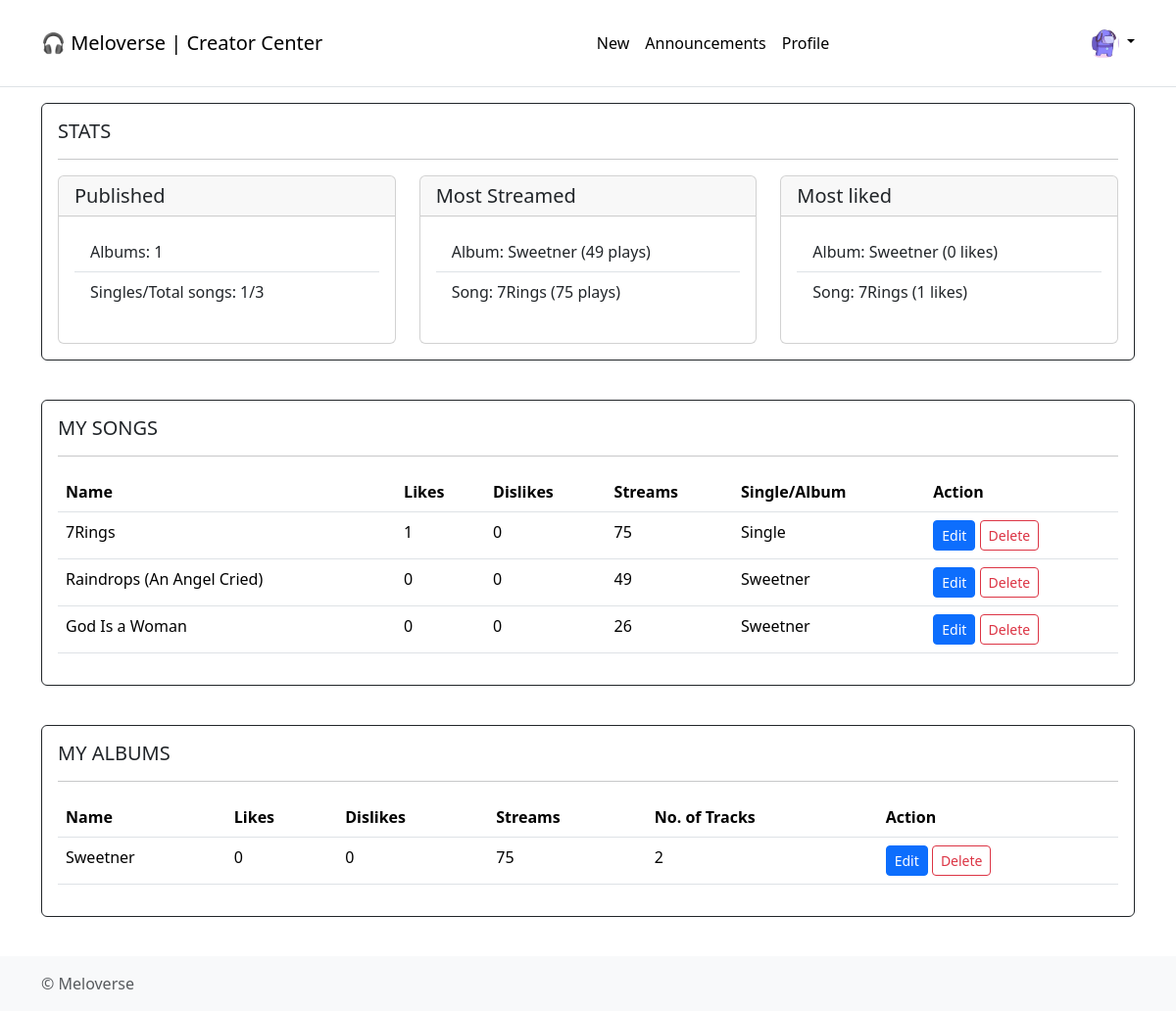
The app's page /creator_center/1/ (signed in), older data.
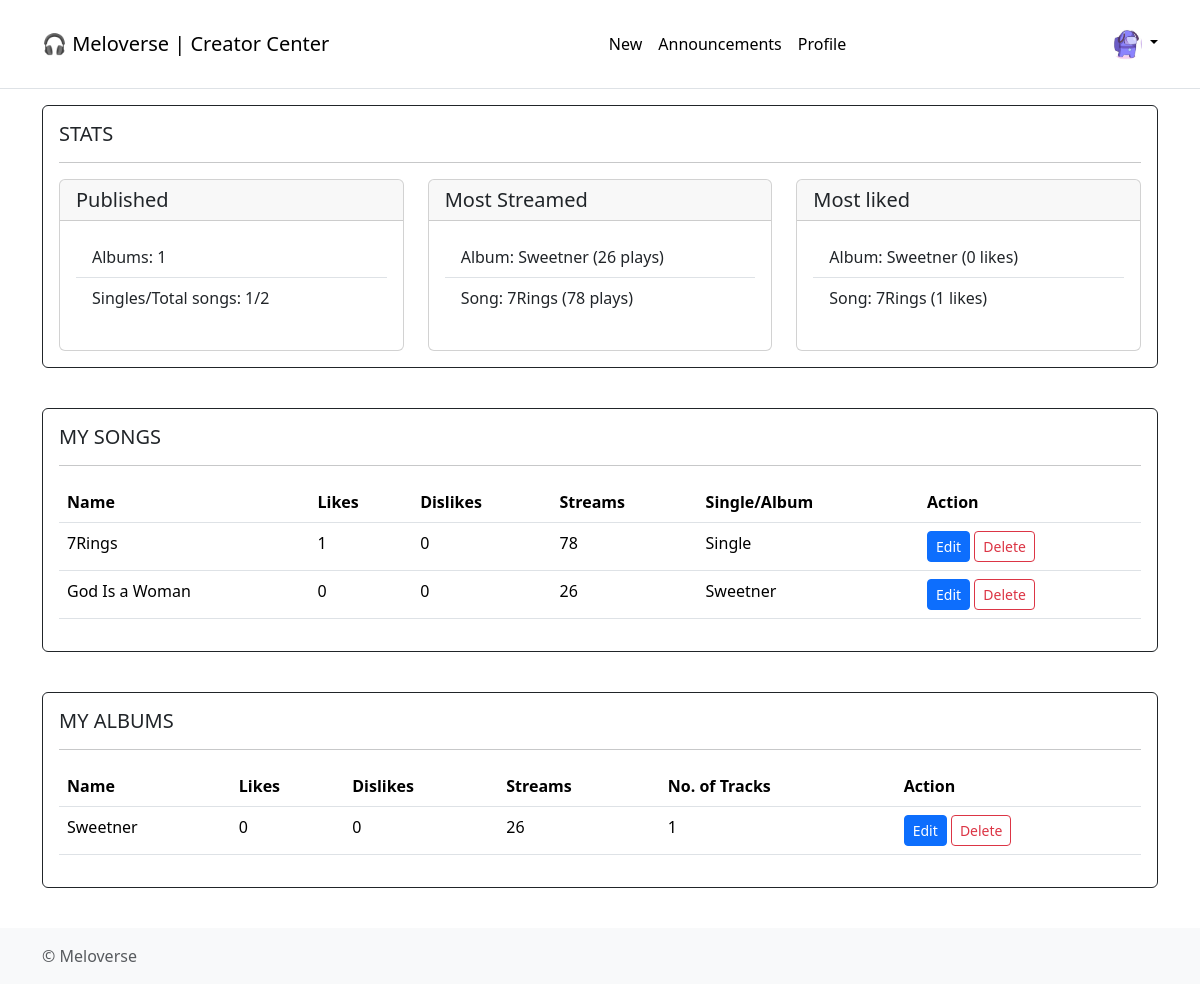
The same page, newer data.
### application/models.py (models this page shows)
class Creator(db.Model):
    __tablename__ = "creator"
    creator_id = db.Column(db.Integer, db.ForeignKey("users.id"), primary_key=True)
    creator_name = db.Column(db.String, db.ForeignKey("users.username"))
    creator_email = db.Column(db.String, db.ForeignKey("users.email"))
    bio = db.Column(db.String)
    no_of_singles = db.Column(db.Integer, default=0)
    no_of_albums = db.Column(db.Integer, default=0)
    songs_published = db.Column(db.Integer, default=0)
    followers = db.Column(db.Integer, default=0)

class Album(db.Model):
    __tablename__ = "album"
    album_id = db.Column(db.Integer, autoincrement=True, primary_key=True)
    creator_id = db.Column(db.String, db.ForeignKey("creator.creator_id"))
    album_name = db.Column(db.String, nullable=False)
    release_year = db.Column(db.String)
    genre = db.Column(db.String)
    description = db.Column(db.String)
    no_of_tracks = db.Column(db.Integer, default=0)
    date_created = db.Column(db.Date)

class Tracks(db.Model):
    __tablename__ = "tracks"
    track_id = db.Column(db.Integer, primary_key=True, autoincrement=True)
    track_name = db.Column(db.String, nullable=False)
    artists = db.Column(db.String)
    creator_id = db.Column(db.String, db.ForeignKey("creator.creator_name"))
    track_file = db.Column(db.String, nullable=False)
    genre = db.Column(db.String)
    lyrics = db.Column(db.String)
    duration = db.Column(db.String)
    date_created = db.Column(db.Date)
    album_id = db.Column(db.Integer, default=0)
    likes = db.Column(db.Integer, default=0)
    dislikes = db.Column(db.Integer, default=0)
    plays = db.Column(db.Integer, default=0)

### application/app_controllers/users.py (the view, shortened to what this page needs)
@user.route("creator_center/<user>/", methods=["GET", "POST"])
@login_required
def creator_dashboard(user):
    creator = Creator.query.filter_by(creator_id=current_user.id).first()
    id = current_user.id
    albums = Album.query.filter_by(creator_id=id).all()
    singles = Tracks.query.filter_by(creator_id=id, album_id=0).all()
    songs = (
        db.session.query(Tracks, Album.album_name)
        .join(Album, Tracks.album_id == Album.album_id)
        .filter(Tracks.creator_id == id)
        .all()
    )
    singles_published = creator.no_of_singles
    albums_published = creator.no_of_albums
    status = any([singles_published, albums_published])
    most_liked_song = (
        Tracks.query.filter_by(creator_id=id).order_by(Tracks.likes.desc()).first()
    )
    most_liked_album = (
        db.session.query(Album.album_name, func.max(Tracks.likes).label("likes"))
        .join(Tracks, Album.album_id == Tracks.album_id)
        .join(Creator, Album.creator_id == id)
        .filter(Creator.creator_id == id)
        .group_by(Album.album_id)
        .order_by(func.max(Tracks.likes).desc())
        .first()
    )
    most_played_song = (
        Tracks.query.filter_by(creator_id=current_user.id)
        .order_by(Tracks.plays.desc())
        .first()
    )
    most_played_album = (
        db.session.query(Album.album_name, func.max(Tracks.plays).label("plays"))
        .join(Tracks, Album.album_id == Tracks.album_id)
        .join(Creator, Album.creator_id == id)
        .filter(Creator.creator_id == id)
        .group_by(Album.album_id)
        .order_by(func.max(Tracks.plays).desc())
        .first()
    )
    tracks_alias = aliased(Tracks)
    album_obj = (
        db.session.query(
            Album,
            db.func.sum(tracks_alias.plays).label("total_plays"),
            db.func.sum(tracks_alias.likes).label("total_likes"),
            db.func.sum(tracks_alias.dislikes).label("total_dislikes"),
        )
        .join(tracks_alias, Album.album_id == tracks_alias.album_id)
        .join(Creator, Album.creator_id == Creator.creator_id)
        .filter(Creator.creator_id == id)
        .group_by(
            Album.album_id,
            Album.album_name,
            Album.release_year,
            Album.genre,
            Album.description,
            Album.no_of_tracks,
        )
        .all()
    )
    return render_template(
        "creator/creator_center.html",
        status=status,
        creator=creator,
        singles=singles,
        songs=songs,
        albums=albums,
        most_liked_song=most_liked_song,
        most_liked_album=most_liked_album,
        most_played_song=most_played_song,
        most_played_album=most_played_album,
        songs_published=singles_published,
        albums_published=albums_published,
        album_obj=album_obj,
    )

### application/app_controllers/auth.py (called while the page is built)
@login_manager.user_loader
def loader_user(user_id):
    return Users.query.get(user_id)

### templates/creator/creator_center.html (shortened to what this page needs)
{% extends './base.html' %}
{% block head %}
<link rel="stylesheet" href="{{ url_for('static', filename='styles/headerfooter.css') }}">
{% endblock %}
{% block navbar %}
<header class="py-3 mb-3 border-bottom">
  <nav class="navbar navbar-expand">
    <div class="container">
      <a href="{{ url_for('user.creator_dashboard', user=current_user.username) }}"
        class="navbar-brand link-body-emphasis">
        🎧 Meloverse | Creator Center
      </a>
      <ul class="nav">
        <li class="nav-item"><a href="{{ url_for('user.new', user=current_user.username) }}"
            class="nav-link px-2 link-body-emphasis">New</a></li>
        <li class="nav-item"><a href="{{ url_for('user.announcement', user=current_user.username)}}"
            class="nav-link px-2 link-body-emphasis">Announcements</a></li>
        <li class="nav-item"><a href="{{ url_for('user.profile', user=current_user.username)}}"
            class="nav-link px-2 link-body-emphasis">Profile</a></li>
      </ul>
      <div class="dropdown text-end">
        <a href="#" class="d-block link-body-emphasis text-decoration-none dropdown-toggle" data-bs-toggle="dropdown"
          aria-expanded="false">
          <img src="{{ url_for('static', filename='avatar3.jpg') }}" alt="mdo" width="32" height="32"
            class="rounded-circle">
        </a>
      </div>
    </div>
  </nav>
</header>
{% endblock %}
{% block body %}
<main class="flex-shrink-0">
  <div class="container">
    <section>
      {% if status==False %}
      <h3>Release an album or single to view this page</h3>
      <a href="{{ url_for('user.new', user=current_user.username) }}">Go to Release song/album page</a>
      <pre class="text-end">
                                          ⠀⠀⠀⠀⠀⠀⠀⠀⠀⠀⠀⠀⠀⠀⠀⠀⠀⠀⠀⠀⠀⠀⠀⠀⣠⣠⣀⢤⣖⣲⣦⣄⠀⠀⢀⡠⠀⠀⠀⠀⠀⠀⠀⠀⠀⠀⠀⠀⠀⠀⠀⠀⠀⠀⠀⠀⠀⠀⠀⠀
                                          ⠀⠀⠀⠀⠀⠀⠀⠀⠀⠀⠀⠀⠀⠀⠀⠀⠀⠀⠀⠀⢀⢤⣤⣄⠻⡽⣺⣭⣿⡽⣾⣭⢿⣷⣉⠂⣿⠤⣄⣀⠀⠀⠀⠀⠀⠀⠀⠀⠀⠀⠀⠀⠀⠀⠀⠀⠀⠀⠀⠀
                                          ⠀⠀⠀⠀⠀⠀⠀⠀⠀⠀⠀⠀⠀⠀⠀⠀⠀⠀⠀⠀⣼⢿⣭⣏⣿⣷⣿⣿⣿⣽⣳⣾⣯⣿⣿⣏⣯⡴⣏⡆⢠⠀⠀⠀⠀⠀⠀⠀⠀⠀⠀⠀⠀⠀⠀⠀⠀⠀⠀⠀
                                          ⠀⠀⠀⠀⠀⠀⠀⠀⠀⠀⠀⠀⠀⠀⠀⠀⠀⠀⢠⣝⣯⢞⣿⡿⢿⠻⠛⡭⢛⠳⢋⠝⡩⢟⠻⣿⣟⣿⡿⣜⡍⡶⡀⠀⠀⠀⠀⠀⠀⠀⠀⠀⠀⠀⠀⠀⠀⠀⠀⠀
                                          ⠀⠀⠀⠀⠀⠀⠀⠀⠀⠀⠀⠀⠀⠀⠀⠀⠀⢀⣾⣿⣿⡏⠧⡙⠌⡡⠡⠐⡈⠄⡁⢂⠐⡈⡑⠢⣍⠻⣿⣿⣞⡷⣽⠂⠀⠀⠀⠀⠀⠀⠀⠀⠀⠀⠀⠀⠀⠀⠀⠀
                                          ⠀⠀⠀⠀⠀⠀⠀⠀⠀⠀⠀⠀⠀⠀⠀⠀⢰⣾⣿⢞⡷⡈⢆⠑⡈⠄⡁⢂⠐⠠⠐⢀⠂⠡⣈⠱⢠⠓⡜⣿⣺⣽⣿⣳⠆⠀⠀⠀⠀⠀⠀⠀⠀⠀⠀⠀⠀⠀⠀⠀
                                          ⠀⠀⠀⠀⠀⠀⠀⠀⠀⠀⠀⠀⠀⠀⠀⠀⢘⣿⣿⣟⠦⡑⢂⠡⠌⡐⢀⠂⠌⠐⢈⠠⠈⠔⡠⢑⢢⠩⡜⣱⣿⣿⣯⠑⠀⠀⠀⠀⠀⠀⠀⠀⠀⠀⠀⠀⠀⠀⠀⠀
                                          ⠀⠀⠀⠀⠀⠀⠀⠀⠀⠀⠀⠀⠀⠀⠀⠀⢸⣿⣿⢏⠢⡑⣌⠶⣱⣎⢦⠘⠠⢈⠀⠄⡱⣸⢴⣣⣌⡒⢡⢛⣾⣿⡧⠀⠀⠀⠀⠀⠀⠀⠀⠀⠀⠀⠀⠀⠀⠀⠀⠀
                                          ⠀⠀⠀⠀⠀⠀⠀⠀⠀⠀⠀⠀⠀⠀⠀⠀⢸⣷⣿⠂⡱⢰⠉⡎⡤⣌⢆⣫⡑⢂⠸⣰⠱⢍⠛⡉⠯⣝⢢⢉⣾⣟⣿⠀⠀⠀⠀⠀⠀⠀⠀⠀⠀⠀⠀⠀⠀⠀⠀⠀
                                          ⠀⠀⠀⠀⠀⠀⠀⠀⠀⠀⠀⠀⠀⠀⠀⠀⢘⣳⢯⠐⡡⠊⡝⢋⠄⢓⠛⠤⡑⢂⠰⣍⠚⡀⢛⡾⢷⣌⠣⢢⢽⣿⠏⠀⠀⠀⠀⠀⠀⠀⠀⠀⠀⠀⠀⠀⠀⠀⠀⠀
                                          ⠀⠀⠀⠀⠀⠀⠀⠀⠀⠀⠀⠀⠀⠀⠀⠀⠠⠘⣯⠂⠅⠂⠌⠠⠈⠠⠈⠔⡀⠂⠰⠌⡑⠠⠒⠘⢂⠌⡂⢇⣾⣟⠣⠀⠀⠀⠀⠀⠀⠀⠀⠀⠀⠀⠀⠀⠀⠀⠀⠀
                                          ⠀⠀⠀⠀⠀⠀⠀⠀⠀⠀⠀⠀⠀⠀⠀⠀⠠⢁⠏⡘⢌⠰⢀⠂⠌⠄⡙⠲⢄⢣⠼⡴⣈⠆⠈⡐⠀⢆⠱⡌⢾⢡⠃⠀⠀⠀⠀⠀⠀⠀⠀⠀⠀⠀⠀⠀⠀⠀⠀⠀
                                          ⠀⠀⠀⠀⠀⠀⠀⠀⠀⠀⠀⠀⠀⠀⠀⠀⠀⢌⠢⢍⠢⡑⢢⠙⡈⠔⣈⠅⢂⢂⠘⡄⢣⡘⠤⡐⡉⢆⠳⡘⢬⢃⠆⠀⠀⠀⠀⠀⠀⠀⠀⠀⠀⠀⠀⠀⠀⠀⠀⠀
                                          ⠀⠀⠀⠀⠀⠀⠀⠀⠀⠀⠀⠀⠀⠀⠀⠀⠠⢈⠒⡌⠤⠑⡀⢓⠚⠫⢌⡘⠂⠚⠘⡘⢦⣕⢢⠡⡙⣌⠣⡝⢢⠍⠀⠀⠀⠀⠀⠀⠀⠀⠀⠀⠀⠀⠀⠀⠀⠀⠀⠀
                                          ⠀⠀⠀⠀⠀⠀⠀⠀⠀⠀⠀⠀⠀⠀⠀⠀⠀⠀⠘⡤⢃⠜⡠⢂⠌⡑⠢⢐⠃⡚⠴⢩⠖⡌⠢⡐⡱⢠⠓⣜⠣⠎⠀⠀⠀⠀⠀⠀⠀⠀⠀⠀⠀⠀⠀⠀⠀⠀⠀⠀
                                          ⠀⠀⠀⠀⠀⠀⠀⠀⠀⠀⠀⠀⠀⠀⠀⠀⠀⠀⠀⠱⣩⢒⡱⢌⠢⢄⡁⢂⠐⡠⢃⠢⡘⢄⠣⣜⡡⢇⡻⣌⠓⠈⠀⠀⠀⠀⠀⠀⠀⠀⠀⠀⠀⠀⠀⠀⠀⠀⠀⠀
                                          ⠀⠀⠀⠀⠀⠀⠀⠀⠀⠀⠀⠀⠀⠀⠀⠀⠀⠀⠀⠀⢡⢏⡜⣎⠳⣦⢜⡤⢣⢔⣢⠱⣍⣮⢳⡼⣹⣏⢷⣹⡆⢀⠀⠀⠀⠀⠀⠀⠀⠈⠀⡀⠀⠀⠀⠀⠀⠀⠀⠀
                                          ⠀⠀⠀⠀⠀⠀⠀⠀⠀⠀⠀⠀⠀⠀⠀⠀⠀⠀⠀⢀⣾⠸⡜⣬⢓⣮⣙⣞⢻⡞⣳⣟⡿⣞⣯⣟⡷⣫⡞⣽⢻⣿⡖⢢⠁⠀⠀⠈⠀⠀⠀⠐⠀⠀⠀⠀⠀⠀⠀⠀
                                          ⠀⠀⠀⠀⠀⠀⠀⠀⠀⠀⠀⠀⠀⠀⠀⠀⢀⢠⠢⡝⣼⡡⢛⡴⣋⠶⣩⢎⡷⣝⡳⢾⣝⡻⣼⢎⠗⡣⡝⢆⣏⠲⣁⠃⡙⢆⠦⣀⢁⠀⠀⠂⠀⠀⠀⠀⠀⠀⠀⠀
                                          ⠀⠀⠀⠀⠀⠀⠀⠀⠀⠀⠀⠀⠀⠀⢀⠰⣈⠖⡱⢘⡼⡇⡅⢒⢩⢒⢡⠚⡴⢡⢋⠳⢎⡹⢐⠊⣬⠱⣉⠆⣇⠢⡅⢊⠔⣈⠒⢥⢪⠱⡀⠀⠀⠀⠀⠀⠀⠀⠀⠀
                                          ⠀⠀⠀⠀⠀⠀⠀⢀⢀⠠⢄⠢⡘⢄⠣⢎⡱⢌⠢⡑⡚⡵⡘⢌⠢⠎⡄⢣⠐⢣⢈⡑⢢⠐⡡⢚⠄⡣⢄⢋⡶⢱⠈⢆⠊⠤⡉⢆⠢⠡⢘⠒⡄⡀⠀⠀⠀⠀⠀⠀
                                          ⠀⠀⠀⣀⠠⡐⢌⠲⣈⠒⡌⢢⠑⡌⡚⢄⠒⡌⠰⢡⠘⡥⣙⠢⡑⢊⠜⢢⠙⡄⠢⢘⠠⡑⡴⢋⠰⡁⢎⡰⣩⠃⡜⢌⡘⠤⡑⡌⠰⡁⢆⠡⢂⠱⡀⠄⡀⠀⠀⠀
                                          ⠀⢀⠳⣌⢒⠡⢊⠴⣀⠣⡘⢄⠣⣘⢡⠊⠴⣈⠑⢢⠑⡸⢀⠣⡑⠌⡘⠄⠃⡄⠃⡌⢢⡑⢦⠉⣆⠑⣎⣱⠆⡱⢈⠖⡨⢰⠡⢌⡑⠨⢄⠃⡌⠴⡑⢎⡔⢆⡀⠀
                                          ⢀⢎⡱⢈⠆⡱⢈⡒⠤⡡⡑⢌⠢⡅⢛⡬⠱⢠⠉⢆⠱⡈⢇⠠⠐⡈⠐⡈⠔⠠⠑⢠⠣⡜⢢⠑⡌⢾⡛⡍⢢⠑⡊⡔⢡⢣⠘⠤⡘⠰⢈⠢⣉⡴⡱⢎⡜⢢⡕⠀
                                                      </pre>
      {% else %}
      <div class="card border-dark mb-3">
        <div class="card-body">
          <h5 class="card-title">STATS</h5>
          <hr>
          <div class="row row-cols-1 row-cols-md-3 g-4">
            <div class="col">
              <div class="card h-100 mb-3">
                <h5 class="card-header">Published</h5>
                <div class="card-body">
                  <ul class="list-group list-group-flush">
                    {% if albums is not none %}
                    <li class="list-group-item">Albums: {{ creator.no_of_albums }}</li>
                    {% else %}
                    <li class="list-group-item">0 Albums</li>
                    {% endif %} {% if singles is not none %}
                    <li class="list-group-item">Singles/Total songs: {{ creator.no_of_singles }}/{{
                      creator.songs_published }}</li>
                    {% else %}
                    <li class="list-group-item">0 Singles</li>
                    {% endif %}
                  </ul>
                </div>
              </div>
            </div>
            <div class="col">
              <div class="card h-100 mb-3">
                <h5 class="card-header">Most Streamed</h5>
                <div class="card-body">
                  <ul class="list-group list-group-flush">
                    {% if albums!=None %}
                    <li class="list-group-item">Album: {{ most_played_album.album_name }} ({{ most_played_album.plays }}
                      plays)</li>
                    {% else %}
                    <li class="list-group-item">No Albums published</li>
                    {% endif %} {% if singles!=None %}
                    <li class="list-group-item">Song: {{ most_played_song.track_name }} ({{ most_played_song.plays}}
                      plays)</li>
                    {% else %}
                    <li class="list-group-item">No Singles published</li>
                    {% endif %}
                  </ul>
                </div>
              </div>
            </div>
            <div class="col">
              <div class="card h-100 mb-3">
                <h5 class="card-header">Most liked</h5>
                <div class="card-body">
                  <ul class="list-group list-group-flush">
                    {% if album!=None %}
                    <li class="list-group-item">Album: {{ most_liked_album.album_name }} ({{ most_liked_album.likes }}
                      likes)</li>
                    {% else %}
                    <li class="list-group-item">Album: 0(0 likes)</li>
                    {% endif %}
                    <li class="list-group-item">Song: {{ most_liked_song.track_name }} ({{ most_liked_song.likes }}
                      likes)
                    </li>
                  </ul>
                </div>
              </div>
            </div>
          </div>
        </div>
      </div>
      {% endif %}
    </section>
    <br>
    {% if songs_published!=0 %}
    <section>
      <div class="card border-dark mb-3">
        <div class="card-body">
          <h5 class="card-title">MY SONGS</h5>
          <hr>
          <table class="table table-hover">
            <thead>
              <tr>
                <th>Name</th>
                <th>Likes</th>
                <th>Dislikes</th>
                <th>Streams</th>
                <th>Single/Album</th>
                <th>Action</th>
              </tr>
            </thead>
            <tbody>
              {% for song in singles %}
              <tr>
                <td>{{ song.track_name }}</td>
                <td>{{ song.likes }}</td>
                <td>{{ song.dislikes }}</td>
                <td>{{ song.plays }}</td>
                <td>Single</td>
                <td>
                  <button type="button" class="btn btn-primary btn-sm" data-bs-toggle="modal"
                    data-bs-target="#editsingle_{{ song.track_id }}">
                    Edit
                  </button>
                  <button type="button" class="btn btn-outline-danger btn-sm" data-bs-toggle="modal"
                    data-bs-target="#deletesingle_{{ song.track_id }}">
                    Delete
                  </button>
                </td>
              </tr>
              {% endfor %}
              {% for song, album in songs %}
              <tr>
                <td>{{ song.track_name }}</td>
                <td>{{ song.likes }}</td>
                <td>{{ song.dislikes }}</td>
                <td>{{ song.plays }}</td>
                <td>{{ album }}</td>
                <td>
                  <button type="button" class="btn btn-primary btn-sm" data-bs-toggle="modal"
                    data-bs-target="#editsingle_{{ song.track_id }}">
                    Edit
                  </button>
                  <button type="button" class="btn btn-outline-danger btn-sm" data-bs-toggle="modal"
                    data-bs-target="#deletesong_{{ song.track_id }}">
                    Delete
                  </button>
                </td>
              </tr>
              {% endfor %}
            </tbody>
          </table>
        </div>
      </div>
    </section>
    <br>
    {% endif %}
    {% if albums_published!=0 %}
    <section>
      <div class="card border-dark mb-3">
        <div class="card-body">
          <h5 class="card-title">MY ALBUMS</h5>
          <hr>
          <table class="table table-hover">
            <thead>
              <tr>
                <th>Name</th>
                <th>Likes</th>
                <th>Dislikes</th>
                <th>Streams</th>
                <th>No. of Tracks</th>
                <th>Action</th>
              </tr>
            </thead>
            <tbody>
              {% for album, plays, likes, dislikes in album_obj %}
              <tr>
                <td>{{ album.album_name }}</td>
                <td>{{ likes }}</td>
                <td>{{ dislikes }}</td>
                <td>{{ plays }}</td>
                <td>{{ album.no_of_tracks }}</td>
                <td>
                  <button type="button" class="btn btn-primary btn-sm" data-bs-toggle="modal"
                    data-bs-target="#editalbum_{{ album.album_id }}">
                    Edit
                  </button>
                  <button type="button" class="btn btn-outline-danger btn-sm" data-bs-toggle="modal"
                    data-bs-target="#deletealbum_{{ album.album_id }}">
                    Delete
                  </button>
                </td>
              </tr>
              {% endfor %}
            </tbody>
          </table>
        </div>
      </div>
    </section>
    {% endif %}
  </div>
</main>
{% endblock %}
{% block footer %}
<br>
<footer class="footer mt-auto py-3 bg-body-tertiary">
  <div class="container">
    <span class="text-body-secondary">&copy; Meloverse </span>
  </div>
</footer>
{% endblock %}

### templates/base.html (shortened to what this page needs)
<!DOCTYPE html>
<html lang="en">
<head>
  <link rel="stylesheet" href="{{ url_for('static', filename='bootstrap/bootstrap.min.css') }}">
  <link rel="stylesheet" href="{{ url_for('static', filename='styles/plyr.css') }}">
  <link rel="stylesheet" href="https://cdn.jsdelivr.net/npm/bootstrap-icons@1.11.1/font/bootstrap-icons.css">
  <link rel="stylesheet" href="{{ url_for('static', filename='styles/otherelements.css') }}">
  {% block head %}
  {% endblock %}
</head>
<body>
  {% block navbar %}
  {% endblock %}
  {% block body %}
  {% endblock %}
  {% block footer %}
  {% endblock %}
</body>
</html>

### static/styles/headerfooter.css (style rules this page uses)
body { display: flex; flex-direction: column; min-height: 100vh; margin: 0; }
main { flex: 1; }

Row changes from the older to the newer data that the page shows:
removed Tracks: track_name "Raindrops (An Angel Cried)", likes "0", dislikes "0", plays "49", album_name "Sweetner"
changed Creator: songs_published "3" → "2"
changed Album "Sweetner": plays "75" → "26"; no_of_tracks "2" → "1"
changed Tracks "7Rings": plays "75" → "78"
Text that changed along with them:
{{ most_played_album.plays }}: "49" → "26"
